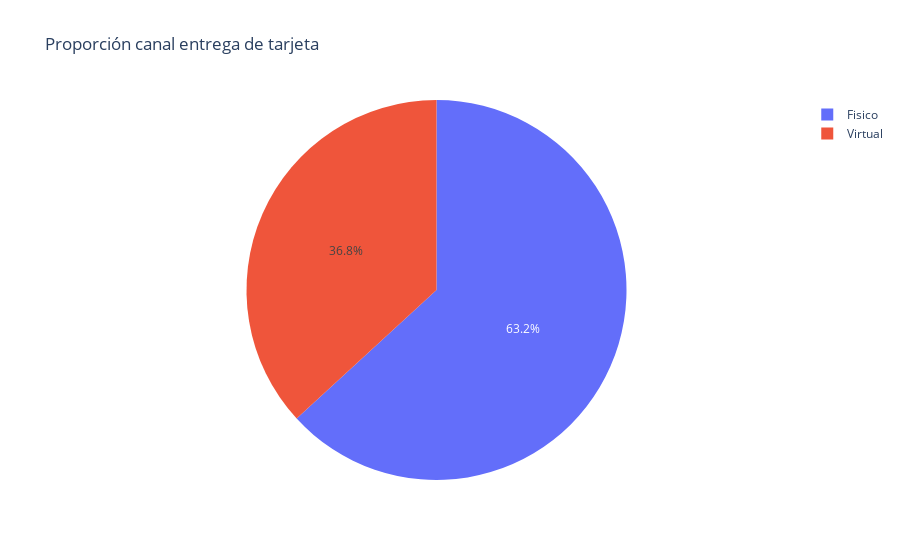

The notebook cell saved with this chart:
### Markdown cell above
El 23% del uso se la tarjeta de crédito en Temu se emplea en la categoría de celulares y telefonos, un 18% en belleza y cuidados de la piel, y un 10% en ctegorías como hogar y electronica.

### Code cell
### Canal de entrega de la tarjeta. 

pie = df.groupby(['CanalMunicipioEntregaTC'])['IdentificadorCliente'].count()


fig2 = px.pie(pie, values=pie.values, names=['Fisico','Virtual'],
            title='Proporción canal entrega de tarjeta')
fig2.show()

### Figure 1 — Plotly figure (JSON) as saved in the notebook; plotly's stock layout.template omitted (floating-point values rounded to 4 significant figures)
{"data": [{"domain": {"x": [0, 1], "y": [0, 1]}, "hovertemplate": "label=%{label}<br>value=%{value}<extra></extra>", "labels": ["Fisico", "Virtual"], "legendgroup": "", "name": "", "showlegend": true, "type": "pie", "values": [92807, 54116]}], "layout": {"legend": {"tracegroupgap": 0}, "title": {"text": "Proporción canal entrega de tarjeta"}}}
